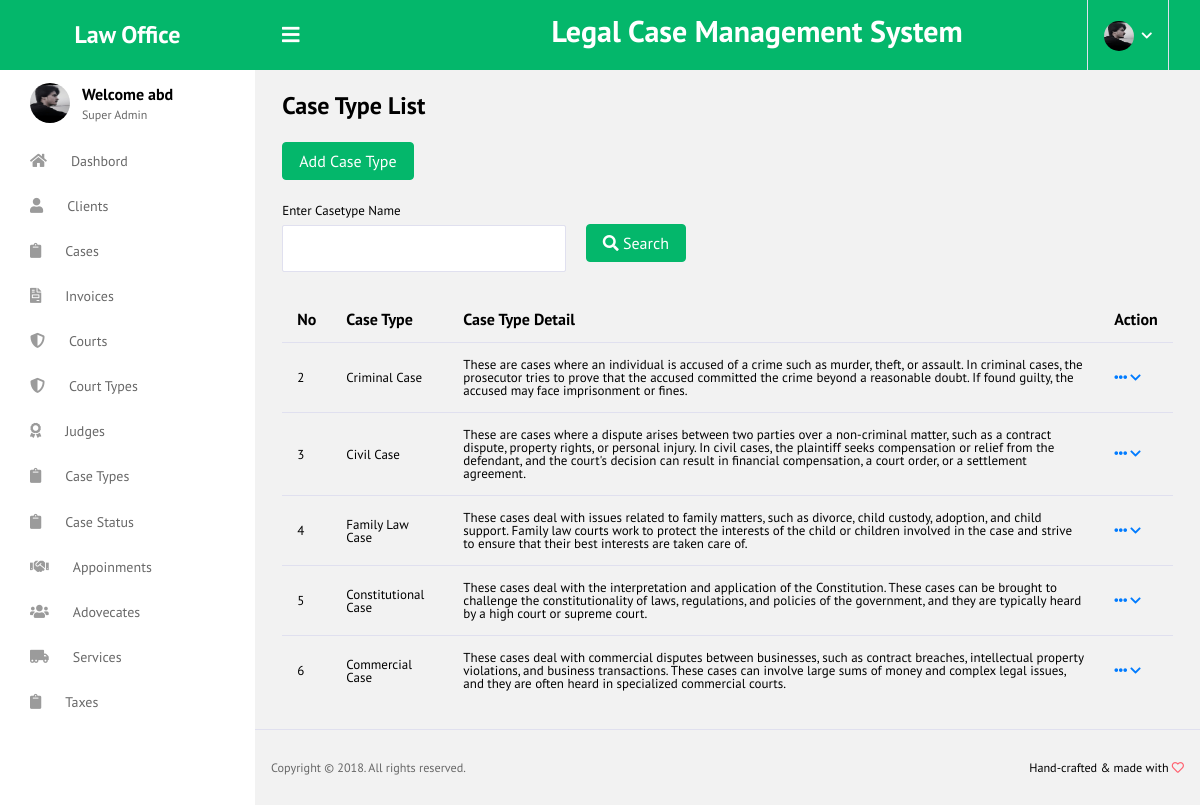
The app's page /case_type_list/ (signed in) with its own data.
### case/models.py (models this page shows, shortened)
class case_type(models.Model):
    type_name = models.CharField(max_length=50 ,null=True, blank=True)
    discription = models.CharField(max_length=500,null=True ,blank=True)

### case/views.py (the view)
# urls.py: path('case_type_list/',views.case_type_list,name='case_type_list'),
@login_required(login_url='/admin_login/')
def case_type_list(request):
    case_type_list=case_type.objects.all()
    return render(request,"case_type/casetype_list.html",context={'case_type':case_type_list})

### templates/case_type/casetype_list.html (shortened to what this page needs)
<!DOCTYPE html>
<html lang="en">
<head>
    {% load static %}
  <link rel="stylesheet" href="{% static 'vendors/iconfonts/font-awesome/css/all.min.css' %}">
  <link rel="stylesheet" href="{% static 'vendors/css/vendor.bundle.base.css' %}">
  <link rel="stylesheet" href="{% static 'vendors/css/vendor.bundle.addons.css' %}">
  <link rel="stylesheet" href="{% static 'css/style.css' %}">
</head>
<body>
  <div class="container-scroller">
   {% include "header.html" %}
    <div class="container-fluid page-body-wrapper">
      {% include 'asidebar.html' %}
      <div class="main-panel">
        <div class="content-wrapper">
          <div class="page-header">
            <h3 class="page-title">
              Case Type List
            </h3>
          </div>
          <div class="title_right">
            <div class="form-group pull-right top_search">
                    <a href="{% url 'add_case_type' %}" class="btn btn-success">Add Case Type</a>
            </div>
        </div>
          <div class="">
            <div class="row">
                <div class="col-md-12 col-sm-12 col-xs-12">
                    <div class="x_panel">
                        <div class="x_content">
                            <div class="row">
                                <div class="col-md-4 col-sm-12 col-xs-12 form-group">
                                    <label for="fullname">Enter Casetype Name </label>
                                    <input type="text" placeholder="" class="form-control filter1">
                                </div>
                                <div class="col-md-4 col-sm-12 col-xs-12 form-group">
                                    <br>
                                    <button type="submit" class="btn btn-success case-margin-top-3" ><i
                                            class="fa fa-search"></i>&nbsp;Search
                                    </button>
                                </div>
                            </div>
                            <table id="tagDataTable" class="table" data-url="">
                                <thead>
                                <tr>
                                    <th width="">No</th>
                                    <th>Case Type</th>
                                    <th>Case Type Detail</th>
                                    <th width="" data-orderable="false">Action</th>
                                </tr>
                                </thead>
                                <tbody>
                                  {% for type in case_type %}
                                    <tr>
                                        <td>{{type.id}}</td>
                                        <td>{{type.type_name}}</td>
                                        <td>{{type.discription}}</td>
                                        <td>
                                            <ul class="nav navbar-right panel_toolbox">
                                                <li class="dropdown">
                                                    <a href="#" class="dropdown-toggle" data-toggle="dropdown" role="button"
                                                       aria-expanded="true"><i class="fa fa-ellipsis-h"
                                                                              ></i></a>
                                                </li>
                                            </ul>
                                        </td>
                                    </tr>
                                    {% endfor %}
                                   </tbody>
                            </table>
                        </div>
                    </div>
                </div>
            </div>
        </div>
        </div>
        {% include 'footer.html' %}
      </div>
    </div>
  </div>
</body>
</html>

### templates/asidebar.html (shortened to what this page needs)
{% load static %}
<nav class="sidebar sidebar-offcanvas" id="sidebar">
    <ul class="nav">
      <li class="nav-item nav-profile">
        <div class="nav-link">
          <div class="profile-image">
            <img src="{% static 'images/faces/face11.jpg' %}" alt="image"/>
          </div>
          <div class="profile-name">
            <p class="name">
              Welcome {{ request.user.username }}
            </p>
            <p class="designation">
              Super Admin
            </p>
          </div>
        </div>
      </li>
      <li class="nav-item">
        <a class="nav-link" href="{% url 'index' %}">
          <i class="fa fa-home menu-icon"></i>
          <span class="menu-title ">Dashbord</span>
        </a>
      </li>
      <li class="nav-item">
        <a class="nav-link" href="{% url 'client_list' %}">
          <i class="icon-sm fa fa-user menu-icon "></i>
          <span class="menu-title">Clients</span>
        </a>
      </li>
      <li class="nav-item">
        <a class="nav-link" href="{% url 'case_list' %}">
          <i class="icon-sm fa fa-clipboard  menu-icon"></i>
          <span class="menu-title">Cases</span>
        </a>
      </li>
      <li class="nav-item">
        <a class="nav-link" href="{% url 'invoice_list' %}">
          <i class="fas fa-file-invoice menu-icon"></i>
          <span class="menu-title">Invoices</span>
        </a>
      </li>
      <li class="nav-item">
        <a class="nav-link" href="{% url 'court_list' %}">
          <i class="fas fa-shield-alt menu-icon"></i>
          <span class="menu-title">Courts</span>
        </a>
      </li>
      <li class="nav-item">
        <a class="nav-link" href="{% url 'court_type_list' %}">
          <i class="fas fa-shield-alt menu-icon"></i>
          <span class="menu-title">Court Types</span>
        </a>
      </li>
      <li class="nav-item">
        <a class="nav-link" href="{% url 'judge_list' %}">
          <i class="fas fa-award menu-icon"></i>
          <span class="menu-title">Judges</span>
        </a>
      </li>
      <li class="nav-item">
        <a class="nav-link" href="{% url 'case_type_list' %}">
          <i class="icon-sm fa fa-clipboard  menu-icon"></i>
          <span class="menu-title">Case Types</span>
        </a>
      </li>
      <li class="nav-item">
        <a class="nav-link" href="{% url 'case_status_list' %}">
          <i class="icon-sm fa fa-clipboard  menu-icon"></i>
          <span class="menu-title">Case Status</span>
        </a>
      </li>
      <li class="nav-item">
        <a class="nav-link" href="{% url 'appointment_list' %}">
          <i class="fa fa-handshake menu-icon"></i>
          <span class="menu-title">Appoinments</span>
        </a>
      </li>
      <li class="nav-item">
        <a class="nav-link" href="{% url 'team_member_list' %}">
          <i class="icon-sm fa fa-users  menu-icon"></i>
          <span class="menu-title">Adovecates</span>
        </a>
      </li>
      <li class="nav-item">
        <a class="nav-link" href="{% url 'services_list' %}">
          <i class="fas fa-truck-moving menu-icon"></i>
          <span class="menu-title">Services</span>
        </a>
      </li>
          <li class="nav-item">
            <a class="nav-link" href="{% url 'tax_list' %}">
              <i class="fas fa-clipboard menu-icon"></i>
              <span class="menu-title">Taxes</span>
            </a>
          </li>
    </ul>
  </nav>

### records on screen
case_type: id "2", type_name "Criminal Case", discription "These are cases where an individual is accused of a crime such as murder, theft, or assault. In criminal cases, the prosecutor tries to prove that the accused committed the crime beyond a reasonable doubt. If found guilty, the accused may face imprisonment or fines."
case_type: id "3", type_name "Civil Case", discription "These are cases where a dispute arises between two parties over a non-criminal matter, such as a contract dispute, property rights, or personal injury. In civil cases, the plaintiff seeks compensation or relief from the defendant, and the court's decision can result in financial compensation, a court order, or a settlement agreement."
case_type: id "4", type_name "Family Law Case", discription "These cases deal with issues related to family matters, such as divorce, child custody, adoption, and child support. Family law courts work to protect the interests of the child or children involved in the case and strive to ensure that their best interests are taken care of."
case_type: id "5", type_name "Constitutional Case", discription "These cases deal with the interpretation and application of the Constitution. These cases can be brought to challenge the constitutionality of laws, regulations, and policies of the government, and they are typically heard by a high court or supreme court."
case_type: id "6", type_name "Commercial Case", discription "These cases deal with commercial disputes between businesses, such as contract breaches, intellectual property violations, and business transactions. These cases can involve large sums of money and complex legal issues, and they are often heard in specialized commercial courts."

### other values on screen
{{ request.user.username }} "abd"
